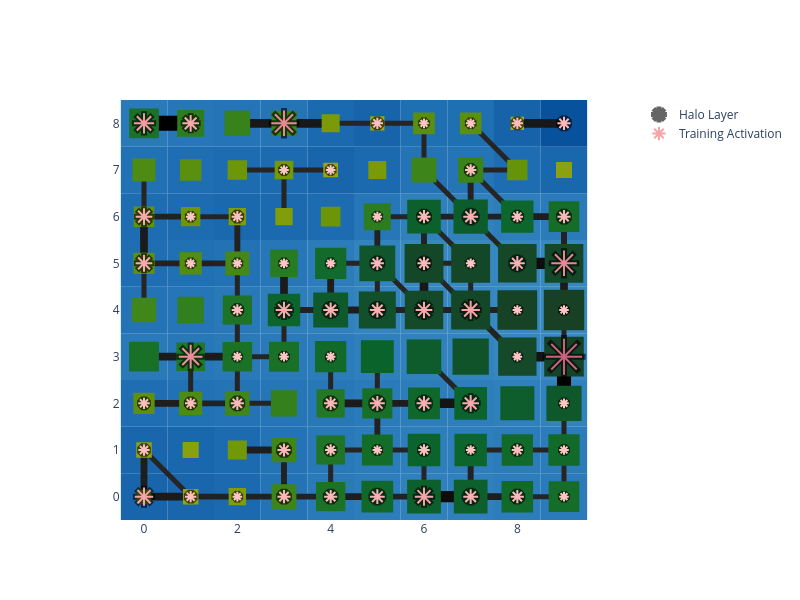

This figure's notebook cell:
### Code cell
# lilypond visual
basin.pond() \
    .rhizome_layer() \
    .pad_layer() \
    .petal_layer() \
    .visualize(width=800, height=600);
